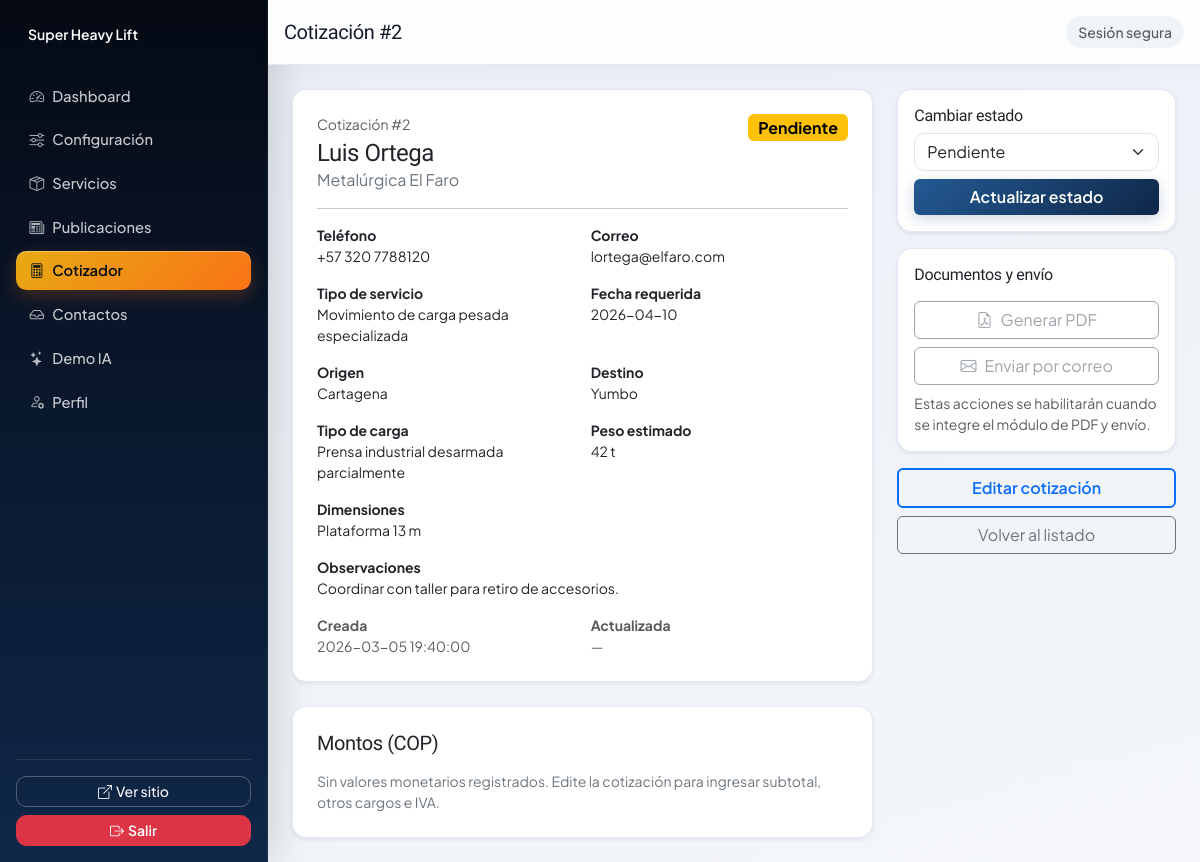
/admin/index.php?route=cotizacion&id=2 (signed in), run on the app's committed database.
### tables this page shows
CREATE TABLE `cotizaciones` (
  `id` int(10) UNSIGNED NOT NULL,
  `cliente_nombre` varchar(150) NOT NULL,
  `cliente_empresa` varchar(200) DEFAULT NULL,
  `cliente_telefono` varchar(40) NOT NULL,
  `cliente_correo` varchar(120) NOT NULL,
  `tipo_servicio` varchar(120) NOT NULL,
  `origen` varchar(200) NOT NULL,
  `destino` varchar(200) NOT NULL,
  `tipo_carga` varchar(200) NOT NULL,
  `peso_estimado` varchar(80) DEFAULT NULL,
  `dimensiones` varchar(120) DEFAULT NULL,
  `fecha_requerida` date DEFAULT NULL,
  `observaciones` text DEFAULT NULL,
  `estado` enum('pendiente','en_revision','enviada','aprobada','rechazada','cerrada') NOT NULL DEFAULT 'pendiente',
  `created_at` timestamp NOT NULL DEFAULT current_timestamp(),
  `updated_at` timestamp NULL DEFAULT NULL ON UPDATE current_timestamp()
);

### src/App/Controllers/AdminPanelController.php (called while the page is built, shortened)
<?php
final class AdminPanelController
{
    public function handle(string $route): void
    {
        $method = $_SERVER['REQUEST_METHOD'] ?? 'GET';
        match ($route) {
            'logout' => $this->logout(),
            'dashboard' => $this->dashboard(),
            'config' => $method === 'POST' ? $this->saveConfig() : $this->configForm(),
            'servicios' => $this->servicesList(),
            'servicio_nuevo' => $this->serviceForm(null),
            'servicio_editar' => $this->serviceForm((int) ($_GET['id'] ?? 0)),
            'servicio_guardar' => $method === 'POST' ? $this->serviceSave() : redirect(admin_url(['route' => 'servicios'])),
            'servicio_eliminar' => $method === 'POST' ? $this->serviceDelete() : redirect(admin_url(['route' => 'servicios'])),
            'publicaciones' => $this->postsList(),
            'publicacion_nueva' => $this->postForm(null),
            'publicacion_editar' => $this->postForm((int) ($_GET['id'] ?? 0)),
            'publicacion_guardar' => $method === 'POST' ? $this->postSave() : redirect(admin_url(['route' => 'publicaciones'])),
            'publicacion_eliminar' => $method === 'POST' ? $this->postDelete() : redirect(admin_url(['route' => 'publicaciones'])),
            'cotizaciones' => $this->quotesList(),
            'cotizacion' => $this->quoteView((int) ($_GET['id'] ?? 0)),
            'cotizacion_nueva' => $this->quoteForm(null),
            'cotizacion_editar' => $this->quoteForm((int) ($_GET['id'] ?? 0)),
            'cotizacion_guardar' => $method === 'POST' ? $this->quoteSave() : redirect(admin_url(['route' => 'cotizaciones'])),
            'cotizacion_eliminar' => $method === 'POST' ? $this->quoteDelete() : redirect(admin_url(['route' => 'cotizaciones'])),
            'cotizacion_estado' => $method === 'POST' ? $this->quoteEstado() : redirect(admin_url(['route' => 'cotizaciones'])),
            'contactos' => $this->contactsList(),
            'contacto_leido' => $method === 'POST' ? $this->contactRead() : redirect(admin_url(['route' => 'contactos'])),
            'demo_ia' => $this->iaDemo(),
            'perfil' => $method === 'POST' ? $this->passwordChange() : $this->profileForm(),
            default => redirect(admin_url(['route' => 'dashboard'])),
        };
    }
    private function quoteView(int $id): void
    {
        $row = $this->quotes->findById($id);
        render_admin('quote_detail', [
            'pageTitle' => 'Cotización #' . $id,
            'row' => $row,
        ]);
    }
}

### public/admin/index.php (called while the page is built, shortened)
<?php
$route = $_GET['route'] ?? 'dashboard';
$panel = new AdminPanelController(
    new ConfigRepository(),
    new ServiceRepository(),
    new PostRepository(),
    new QuoteRepository(),
    new ContactRepository(),
    new UserRepository(),
    new IaRepository()
);
$panel->handle($route);

### core/Database.php (called while the page is built, shortened)
<?php
final class Database
{
    private static ?PDO $pdo = null;
    public static function init(array $config): void
    {
        $dsn = sprintf(
            'mysql:host=%s;port=%d;dbname=%s;charset=%s',
            $config['host'],
            $config['port'],
            $config['dbname'],
            $config['charset']
        );
        self::$pdo = new PDO($dsn, $config['user'], $config['pass'], [
            PDO::ATTR_ERRMODE => PDO::ERRMODE_EXCEPTION,
            PDO::ATTR_DEFAULT_FETCH_MODE => PDO::FETCH_ASSOC,
            PDO::ATTR_EMULATE_PREPARES => false,
        ]);
    }
    public static function pdo(): PDO
    {
        return self::$pdo;
    }
}

### src/App/Models/QuoteRepository.php (called while the page is built, shortened)
<?php
final class QuoteRepository
{
    public function findById(int $id): ?array
    {
        $stmt = Database::pdo()->prepare('SELECT * FROM cotizaciones WHERE id = :id LIMIT 1');
        $stmt->execute(['id' => $id]);
        $r = $stmt->fetch();
        return $r ?: null;
    }
}

### core/helpers.php (called while the page is built, shortened)
<?php
function app_config(string $key, mixed $default = null): mixed
{
    static $cfg;
    if ($cfg === null) {
        $cfg = require BASE_PATH . '/config/app.php';
    }
    return $cfg[$key] ?? $default;
}
function public_url(string $path = ''): string
{
    $base = rtrim((string) app_config('public_url', ''), '/');
    $path = ltrim($path, '/');
    return $path === '' ? $base : $base . '/' . $path;
}
function admin_url(array $query = []): string
{
    $q = http_build_query($query);
    return public_url('admin/index.php' . ($q !== '' ? '?' . $q : ''));
}
function e(?string $s): string
{
    return htmlspecialchars((string) $s, ENT_QUOTES | ENT_SUBSTITUTE, 'UTF-8');
}

### config/app.php (called while the page is built, shortened)
<?php
$scheme = (!empty($_SERVER['HTTPS']) && $_SERVER['HTTPS'] !== 'off') ? 'https' : 'http';
$host = $_SERVER['HTTP_HOST'] ?? 'localhost';
$script = str_replace('\\', '/', (string) ($_SERVER['SCRIPT_NAME'] ?? ''));
$dir = dirname($script);
if (preg_match('#/admin$#', $dir)) {
    $dir = dirname($dir);
}
$basePath = rtrim($dir === '/' ? '' : $dir, '/');
$cfg = [
    'name' => 'Super Heavy Lift',
    'base_url' => $scheme . '://' . $host . $basePath,
    'public_url' => $scheme . '://' . $host . $basePath,
    'timezone' => 'America/Bogota',
    'upload_max_bytes' => 3 * 1024 * 1024,
    'allowed_image_mimes' => ['image/jpeg', 'image/png', 'image/webp', 'image/gif'],
];
$secretsFile = __DIR__ . '/secrets.php';
$envFallbacks = [
    'openai_api_key' => 'OPENAI_API_KEY',
    'openai_model' => 'OPENAI_MODEL',
    'elevenlabs_api_key' => 'ELEVENLABS_API_KEY',
    'elevenlabs_voice_id' => 'ELEVENLABS_VOICE_ID',
];
foreach ($envFallbacks as $cfgKey => $envName) {
    $cur = trim((string) ($cfg[$cfgKey] ?? ''));
    $v = getenv($envName);
}
return $cfg;

### views/admin/quote_detail.php (the view, shortened to what this page needs)
<?php
$labels = [
    'pendiente' => 'Pendiente', 'en_revision' => 'En revisión', 'enviada' => 'Enviada',
    'aprobada' => 'Aprobada', 'rechazada' => 'Rechazada', 'cerrada' => 'Cerrada',
];
$badgeClass = [
    'pendiente' => 'text-bg-warning',
    'en_revision' => 'text-bg-info',
    'enviada' => 'text-bg-primary',
    'aprobada' => 'text-bg-success',
    'rechazada' => 'text-bg-danger',
    'cerrada' => 'text-bg-secondary',
];
$est = (string) ($row['estado'] ?? '');
$badge = $badgeClass[$est] ?? 'text-bg-secondary';
$sub = isset($row['subtotal_sin_iva']) && $row['subtotal_sin_iva'] !== null ? (float) $row['subtotal_sin_iva'] : null;
?>
<div class="row g-4">
  <div class="col-lg-8">
    <div class="card border-0 shadow-sm">
      <div class="card-body p-4">
        <div class="d-flex justify-content-between align-items-start flex-wrap gap-2 mb-3">
          <div>
            <p class="text-muted small mb-1">Cotización #<?= (int) $row['id'] ?></p>
            <h2 class="h4 mb-0"><?= e((string) $row['cliente_nombre']) ?></h2>
            <p class="text-secondary mb-0"><?= e((string) ($row['cliente_empresa'] ?? '')) ?></p>
          </div>
          <span class="badge <?= e($badge) ?> fs-6"><?= e($labels[$est] ?? $est) ?></span>
        </div>
        <hr>
        <div class="row g-3 small">
          <div class="col-md-6"><strong>Teléfono</strong><br><?= e((string) $row['cliente_telefono']) ?></div>
          <div class="col-md-6"><strong>Correo</strong><br><?= e((string) $row['cliente_correo']) ?></div>
          <div class="col-md-6"><strong>Tipo de servicio</strong><br><?= e((string) $row['tipo_servicio']) ?></div>
          <div class="col-md-6"><strong>Fecha requerida</strong><br><?= e((string) ($row['fecha_requerida'] ?? '—')) ?></div>
          <div class="col-md-6"><strong>Origen</strong><br><?= e((string) $row['origen']) ?></div>
          <div class="col-md-6"><strong>Destino</strong><br><?= e((string) $row['destino']) ?></div>
          <div class="col-md-6"><strong>Tipo de carga</strong><br><?= e((string) $row['tipo_carga']) ?></div>
          <div class="col-md-6"><strong>Peso estimado</strong><br><?= e((string) ($row['peso_estimado'] ?? '—')) ?></div>
          <div class="col-12"><strong>Dimensiones</strong><br><?= e((string) ($row['dimensiones'] ?? '—')) ?></div>
          <div class="col-12"><strong>Observaciones</strong><br><?= nl2br(e((string) ($row['observaciones'] ?? ''))) ?></div>
          <div class="col-md-6 text-muted"><strong>Creada</strong><br><?= e((string) $row['created_at']) ?></div>
          <div class="col-md-6 text-muted"><strong>Actualizada</strong><br><?= e((string) ($row['updated_at'] ?? '—')) ?></div>
        </div>
      </div>
    </div>
    <div class="card border-0 shadow-sm mt-4">
      <div class="card-body p-4">
        <h3 class="h5 mb-3">Montos (COP)</h3>
        <?php if ($sub === null): ?>
          <p class="text-secondary small mb-0">Sin valores monetarios registrados. Edite la cotización para ingresar subtotal, otros cargos e IVA.</p>
        <?php endif; ?>
      </div>
    </div>
  </div>
  <div class="col-lg-4">
    <div class="card border-0 shadow-sm mb-3">
      <div class="card-body">
        <h3 class="h6">Cambiar estado</h3>
        <form method="post" action="<?= e(admin_url(['route' => 'cotizacion_estado'])) ?>">
          <select class="form-select mb-2" name="estado">
            <?php foreach ($labels as $k => $lab): ?>
              <option value="<?= e($k) ?>" <?= $est === $k ? 'selected' : '' ?>><?= e($lab) ?></option>
            <?php endforeach; ?>
          </select>
          <button class="btn btn-primary w-100" type="submit">Actualizar estado</button>
        </form>
      </div>
    </div>
    <div class="card border-0 shadow-sm mb-3">
      <div class="card-body">
        <h3 class="h6 mb-3">Documentos y envío</h3>
        <div class="d-grid gap-2">
          <button type="button" class="btn btn-outline-secondary" disabled title="Próximamente disponible">
            <i class="bi bi-file-earmark-pdf me-2"></i>Generar PDF
          </button>
          <button type="button" class="btn btn-outline-secondary" disabled title="Próximamente disponible">
            <i class="bi bi-envelope me-2"></i>Enviar por correo
          </button>
        </div>
        <p class="small text-muted mb-0 mt-2">Estas acciones se habilitarán cuando se integre el módulo de PDF y envío.</p>
      </div>
    </div>
    <div class="d-grid gap-2">
      <a class="btn btn-outline-primary" href="<?= e(admin_url(['route' => 'cotizacion_editar', 'id' => (int) $row['id']])) ?>">Editar cotización</a>
      <a class="btn btn-outline-secondary" href="<?= e(admin_url(['route' => 'cotizaciones'])) ?>">Volver al listado</a>
    </div>
  </div>
</div>

### public/assets/css/admin.css (style rules this page uses)
:root { --admin-font: "Plus Jakarta Sans", system-ui, sans-serif; --admin-display: "Sora", system-ui, sans-serif; --admin-sidebar-from: #050a14; --admin-sidebar-to: #0f2748; --admin-accent: #e8aa14; --admin-accent-2: #f97316; --admin-radius: 0.9rem; --admin-shadow: 0 12px 40px rgba(15, 31, 51, 0.08); }
.admin-body { font-family: var(--admin-font); background: linear-gradient(165deg, #e8edf6 0%, #eef2f8 35%, #f4f6fa 100%); color: #141c2b; -webkit-font-smoothing: antialiased; }
.admin-body h1, .admin-body h2, .admin-body h3, .admin-body .h5, .admin-body .h4 { font-family: var(--admin-display); letter-spacing: -0.02em; }
.admin-content .card { border-radius: var(--admin-radius) !important; border: 1px solid rgba(226, 232, 244, 0.95) !important; box-shadow: var(--admin-shadow); overflow: hidden; }
.admin-content .btn-primary { font-weight: 600; border: none; background: linear-gradient(135deg, #245a94 0%, #0f2748 100%); box-shadow: 0 4px 14px rgba(30, 74, 122, 0.22); }
.admin-content .btn-outline-primary { font-weight: 600; border-width: 2px; }
.admin-content .form-control, .admin-content .form-select { border-radius: 0.65rem; }

### data on the page
cotizaciones: id "2", cliente_nombre "Luis Ortega", cliente_empresa "Metalúrgica El Faro", estado "Pendiente", cliente_telefono "+57 320 7788120", cliente_correo "lortega@elfaro.com", tipo_servicio "Movimiento de carga pesada especializada", fecha_requerida "2026-04-10", origen "Cartagena", destino "Yumbo", tipo_carga "Prensa industrial desarmada parcialmente", peso_estimado "42 t", dimensiones "Plataforma 13 m", observaciones "Coordinar con taller para retiro de accesorios.", created_at "2026-03-05 19:40:00", updated_at "—"

### other printed values
$empresa "Super Heavy Lift"
$pageTitle "Cotización #2"
